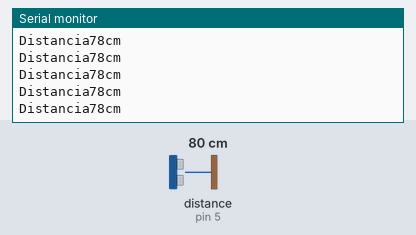
A sketch run on a simulated Arduino Uno, built with avr-gcc and run on an emulated ATmega328P. On the bench: the last lines printed to the serial monitor. Wiring (inferred from the names in the program): ultrasonic range finder: trigger pin 6; echo pin 5. Inputs (shaded band) come from the test bench; at power-on: distance to the obstacle (sensor on pin 5) 80 cm. The echo pulse lasts 58.3 µs per cm.

Above: at 1.2 s.
1.3 s: distance to the obstacle (sensor on pin 5) set to 2 cm
At 1.38 s:
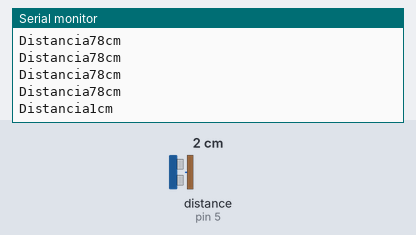
4.3 s: distance to the obstacle (sensor on pin 5) set to 4 cm
At 4.3 s:
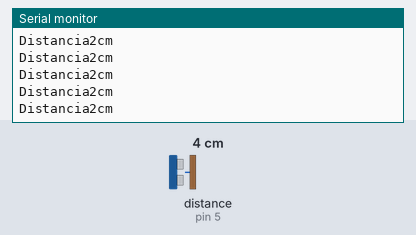
5.8 s: distance to the obstacle (sensor on pin 5) set to 35 cm
At 5.81 s:
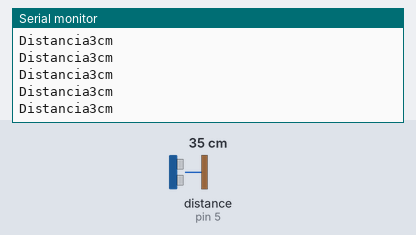
Timing chart, 0 to 8.8 s (numbered marks = the images above; inputs shaded):
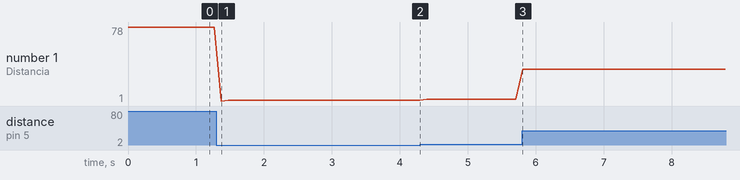

The sketch:

sensor.ino
```cpp
const int Echo=5;
const int Trigger=6;

void setup(){
  Serial.begin(9600);
  pinMode(Trigger,OUTPUT);
  pinMode(Echo,INPUT);
  digitalWrite(Trigger,LOW);
}

void loop(){
  long t;
  long d;

  digitalWrite(Trigger,HIGH);
  delayMicroseconds(10);
  digitalWrite(Trigger,LOW);

  t=pulseIn(Echo,HIGH);
  d=t/59;

  Serial.print("Distancia");
  Serial.print(d);
  Serial.println("cm");

  delay(100);
}
```

Measured:
- after the input at 1.3 s, the serial monitor: prints a new line after 0.07 s (image 1)
- plotted number 1: 78 → 2 after the input at 1.3 s, 2 → 3 after the input at 4.3 s, 3 → 34 after the input at 5.8 s
